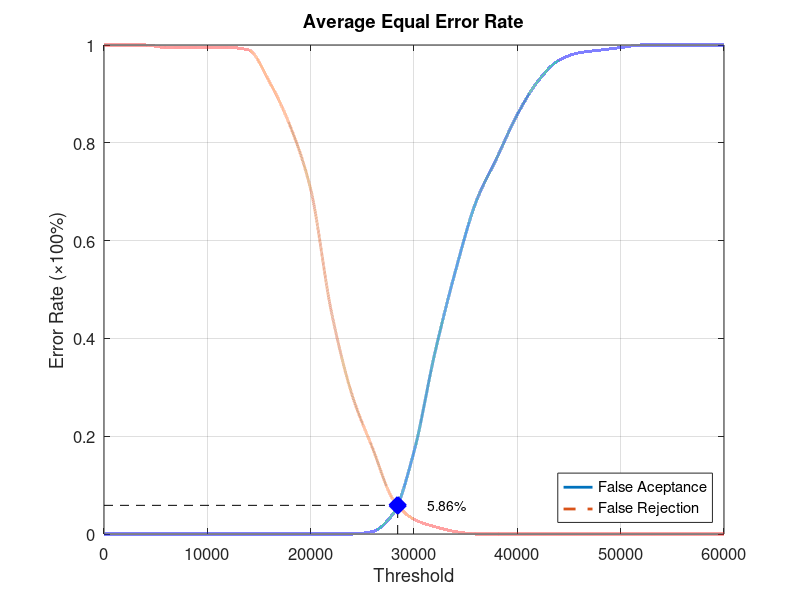
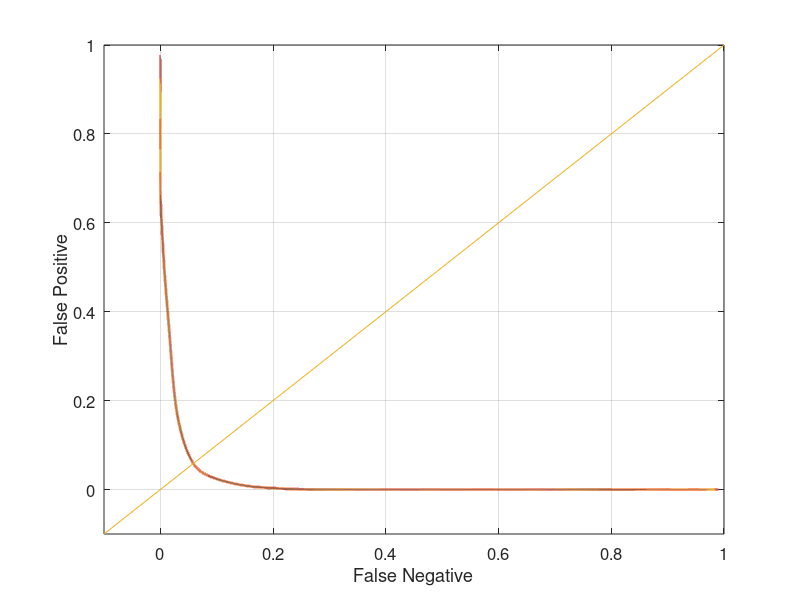

MATLAB code to generate these figures, in order:
function yEER = Database5_3
close all;
clear;
clc;
x = 0:2000:60000;
xq = 0:0.5:60000;

y0 = [0 0 0 0 0 0 0 0 0 0 0 0 0 0.00526316 0.0421053 0.168421 0.368421 0.536842 0.678947 0.768421 0.857895 0.926316 0.968421 0.984211 0.989474 0.994737 1 1 1 1 1];
yy0 = interp1(x, y0, xq, 'pchip');
y1 = [1 1 1 0.995 0.995 0.995 0.995 0.99 0.925 0.835 0.705 0.455 0.285 0.175 0.07 0.03 0.015 0.005 0 0 0 0 0 0 0 0 0 0 0 0 0];
yy1 = interp1(x, y1, xq, 'pchip');

% Calculating EER: 
y2 = abs(y0 - y1);
find(y2 == min(y2))
yy2 = abs(yy0 - yy1);
xEER = find(yy2 == min(yy2));
xEERIndex = xq(xEER) % X-axis EER
yEER = yy0(xEER) % Y-axis EER

main = figure
plot(xq, yy0,'-','LineWidth', 2);	hold on
plot(xq, yy1,'--','LineWidth', 2);	hold on
plot([xEERIndex xEERIndex], [0 yEER], 'k--');	hold on
plot([0 xEERIndex], [yEER yEER], 'k--');	hold on
plot(xEERIndex, yEER, 'bx', 'LineWidth', 10);	hold on
text(xEERIndex + 10 * xEERIndex / 100, yEER, [num2str(round((10000 * yEER)) / 100) '%'])
legend('False Aceptance', 'False Rejection', 'Location', 'SouthEast')
xlabel('Threshold')
ylabel('Error Rate (\times100%)')
title('Average Equal Error Rate')
set(gca, 'FontSize', 12)
axis([0 60000 0 1])
grid on

print(main, 'Database5_3Main', '-dpng');
FNRxFPR = figure('Color', [1 1 1]);
plot(yy1, yy0, '-', yy1, yy0, 'LineWidth', 2);
hold on
y = -0.1:0.1:1
plot(y, y); 
set(gca, 'FontSize', 12)
xlabel('False Negative')
ylabel('False Positive')
axis([-0.1 1 -0.1 1])
set(gca, 'FontSize', 12)
grid on

print(FNRxFPR, 'Database5_3FNRxFPR','-dpng');
end
